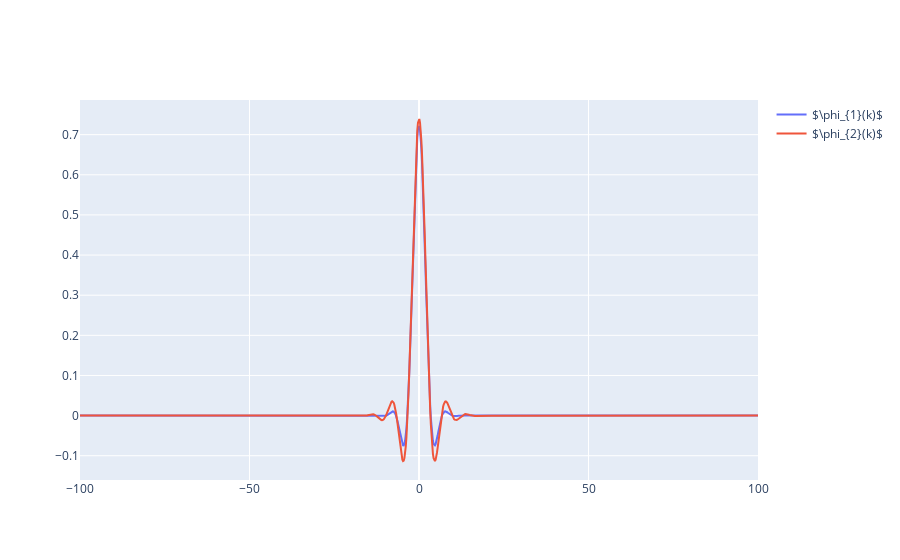

This figure's notebook cell:
### Markdown cell above
Calculating k-space distribution of given wavefunction is calculated from 
$$ \Phi(k) = \frac{1}{\sqrt{2 \pi}} \int_{-\infty}^{\infty} \psi(x,0) e^{-ikx} dx $$

### Code cell
phi1 = lambda x: psi1(x) * np.exp(-1j * x * k)
phi2 = lambda x: psi2(x) * np.exp(-1j * x * k)

phi1_k = []
phi2_k = []
ks = np.linspace(-100, 100, 1000)
for k in ks:
    phi1_k.append(quad(phi1, -np.inf, np.inf)[0])
    phi2_k.append(quad(phi2, -np.inf, np.inf)[0])

fig = go.Figure()
fig.add_trace(go.Scatter(x=ks, y=phi1_k / np.sqrt(2 * np.pi), name="$\phi_{1}(k)$"))
fig.add_trace(go.Scatter(x=ks, y=phi2_k / np.sqrt(2 * np.pi), name="$\phi_{2}(k)$"))
fig.show()

### Figure 1 — Plotly figure (JSON) as saved in the notebook; plotly's stock layout.template omitted (floating-point values rounded to 4 significant figures; data arrays with more than 128 entries replaced by an {"elided": "..."} marker saying what was removed)
{"data": [{"name": "$\\phi_{1}(k)$", "type": "scatter", "x": {"elided": "1000 float values"}, "y": {"elided": "1000 float values"}}, {"name": "$\\phi_{2}(k)$", "type": "scatter", "x": {"elided": "1000 float values"}, "y": {"elided": "1000 float values"}}], "layout": {}}
